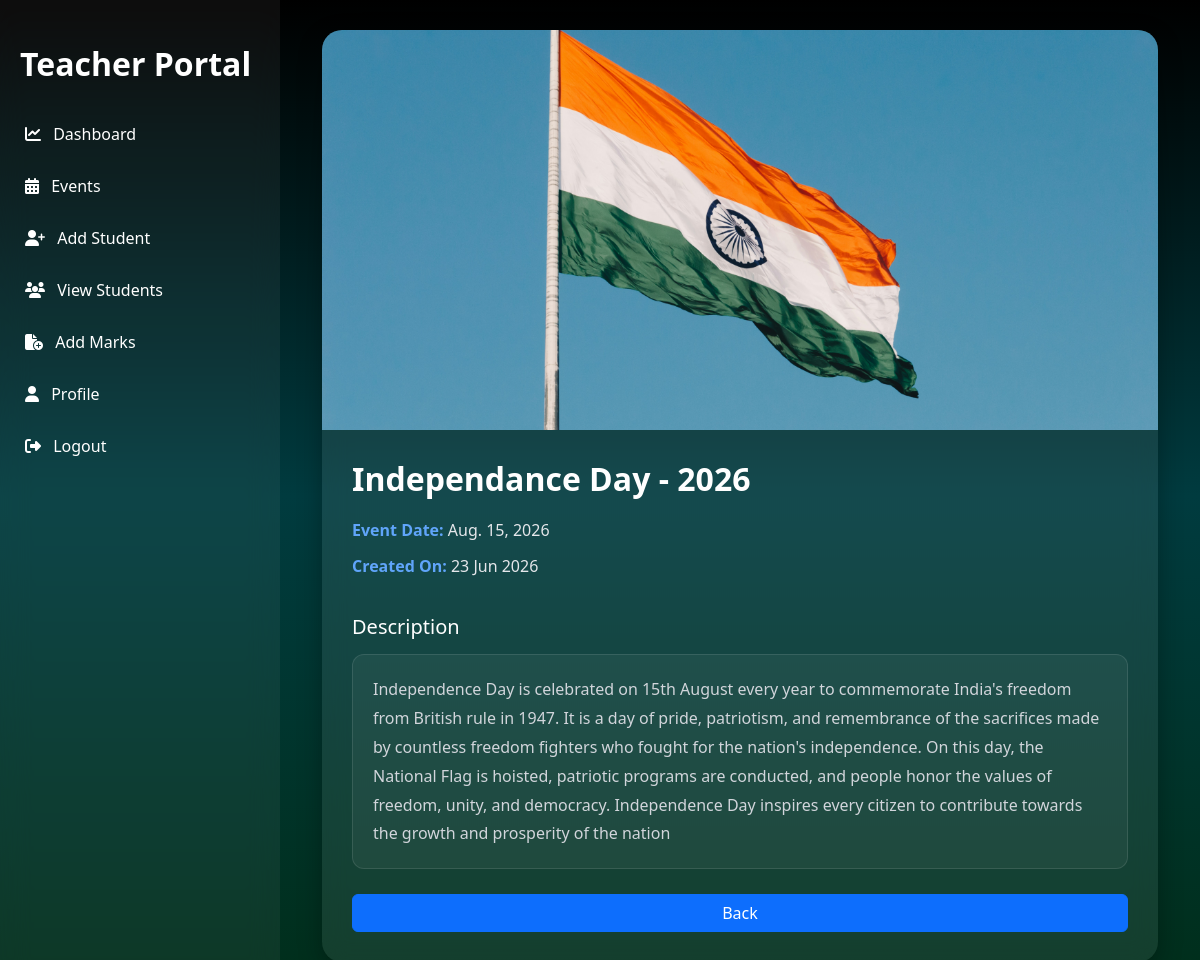
/teacher-event-detail/1/ (signed in), run on the app's committed database.
### administration/models.py (models this page shows, shortened)
class Event(models.Model):
    title = models.CharField(max_length=100, default="School Event")
    description = models.TextField(default="No Description Available")
    event_image = models.ImageField(upload_to="events/", null=True, blank=True)
    event_date = models.DateField(default=date.today)
    created_at = models.DateTimeField(auto_now_add=True)

### administration/views.py (the view)
def teacher_event_detail(request, event_id):
    if not request.session.get("teacher_id"):
        messages.error(request, "Please login first")
        return redirect("user_login")
    event = Event.objects.get(id=event_id)
    context = {"event": event}
    return render(request, "teacher_event_detail.html", context)

### administration/templates/teacher_event_detail.html (shortened to what this page needs)
{% extends 'teacher_dashboard.html' %}
{% block content %}
  <div class="main-content">
    <div class="container">
      <div class="detail-card">
        {% if event.event_image %}
          <img src="{{ event.event_image.url }}" alt="{{ event.title }}" class="detail-image" />
        {% else %}
          <div class="image-placeholder">No Image Available</div>
        {% endif %}
        <div class="detail-content">
          <h2 class="event-title">{{ event.title }}</h2>
          <div class="event-info">
            <span class="info-label">Event Date:</span>
            <span>{{ event.event_date }}</span>
          </div>
          <div class="event-info">
            <span class="info-label">Created On:</span>
            <span>{{ event.created_at|date:'d M Y' }}</span>
          </div>
          <h5 class="description-heading">Description</h5>
          <div class="description-box">{{ event.description }}</div>
          <a href="{% url 'teacher_view_events' %}" class="btn btn-primary back-btn">Back</a>
        </div>
      </div>
    </div>
  </div>
{% endblock %}

### administration/templates/teacher_dashboard.html (style rules this page uses)
* { margin: 0; padding: 0; box-sizing: border-box; }
html, body { min-height: 100vh !important; }
body { background: linear-gradient(180deg, #000000, #003b3f, #002e1a); min-height: 100vh; font-family: 'Segoe UI', sans-serif; overflow-x: hidden; color: white; height: 100%; }
.main-content { margin-left: 280px; padding: 30px; }

### administration/templates/teacher_event_detail.html (style rules this page uses)
.detail-card { max-width: 900px; margin: auto; background: rgba(255, 255, 255, 0.08); backdrop-filter: blur(12px); border-radius: 20px; overflow: hidden; box-shadow: 0 8px 25px rgba(0, 0, 0, 0.3); }
.detail-image { width: 100%; height: 400px; object-fit: cover; display: block; }
.detail-content { padding: 30px; display: flex; flex-direction: column; min-height: 350px; }
.event-title { color: white; font-weight: 700; margin-bottom: 20px; word-break: break-word; }
.event-info { color: #e5e7eb; margin-bottom: 12px; word-break: break-word; }
.info-label { font-weight: 700; color: #60a5fa; }
.description-heading { color: white; margin-top: 25px; margin-bottom: 15px; }
.description-box { background: rgba(255, 255, 255, 0.05); border: 1px solid rgba(255, 255, 255, 0.1); padding: 20px; border-radius: 12px; color: #d1d5db; line-height: 1.8; word-break: break-word; white-space: pre-wrap; }
.back-btn { margin-top: 25px; min-width: 120px; }

### data on the page
Event: event_image (picture), title "Independance Day - 2026", event_date "Aug. 15, 2026", created_at "23 Jun 2026", description "Independence Day is celebrated on 15th August every year to commemorate India's freedom from British rule in 1947. It is a day of pride, patriotism, and remembrance of the sacrifices made by countless freedom fighters who fought for the nation's independence. On this day, the National Flag is hoisted, patriotic programs are conducted, and people honor the values of freedom, unity, and democracy. Independence Day inspires every citizen to contribute towards the growth and prosperity of the nation"
